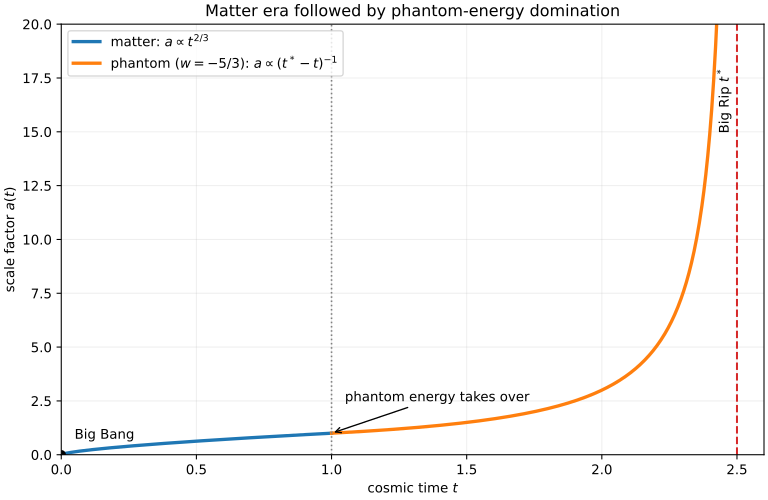

The script that saved this image:
#!/usr/bin/env python3
"""Generate paper-4-phantom-scale-factor.svg."""

from pathlib import Path

import matplotlib.pyplot as plt
import numpy as np

plt.rcParams["svg.hashsalt"] = "codex-wiki"


transition_time = 1.0
rip_time = 2.5

matter_time = np.linspace(0.0, transition_time, 400)
matter_scale = matter_time ** (2.0 / 3.0)

phantom_time = np.linspace(transition_time, 2.44, 600)
phantom_scale = (rip_time - transition_time) / (rip_time - phantom_time)

fig, ax = plt.subplots(figsize=(8.0, 5.2), layout="constrained")
ax.plot(matter_time, matter_scale, linewidth=2.5, label=r"matter: $a\propto t^{2/3}$")
ax.plot(
    phantom_time,
    phantom_scale,
    linewidth=2.5,
    label=r"phantom ($w=-5/3$): $a\propto(t^*-t)^{-1}$",
)
ax.axvline(transition_time, color="0.5", linestyle=":", linewidth=1.2)
ax.axvline(rip_time, color="#d62728", linestyle="--", linewidth=1.5)
ax.scatter((0.0,), (0.0,), color="black", zorder=3)
ax.annotate("Big Bang", (0.0, 0.0), xytext=(10, 12), textcoords="offset points")
ax.annotate(
    "phantom energy takes over",
    (transition_time, 1.0),
    xytext=(10, 24),
    textcoords="offset points",
    arrowprops={"arrowstyle": "->"},
)
ax.text(rip_time - 0.02, 18.0, r"Big Rip $t^*$", rotation=90, ha="right", va="top")
ax.set_xlim(0.0, 2.6)
ax.set_ylim(0.0, 20.0)
ax.set_xlabel(r"cosmic time $t$")
ax.set_ylabel(r"scale factor $a(t)$")
ax.set_title("Matter era followed by phantom-energy domination")
ax.grid(alpha=0.2)
ax.legend(loc="upper left")

output = Path(__file__).with_suffix(".svg")
fig.savefig(output, metadata={"Date": None})
plt.close(fig)
output.write_text(
    "\n".join(line.rstrip() for line in output.read_text().splitlines()) + "\n"
)
